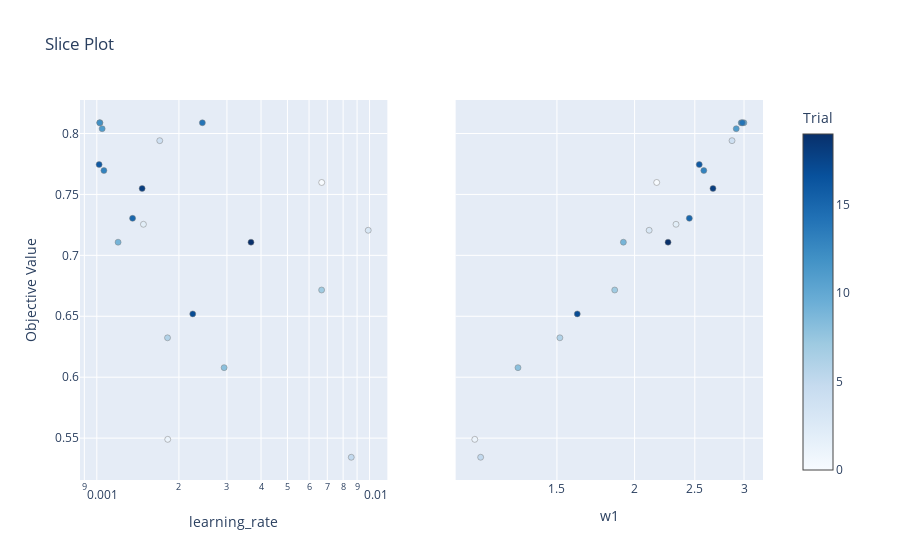

The code cell stored with this chart in its notebook:
### Code cell
optuna.visualization.plot_slice(study)

### Figure 1 — Plotly figure (JSON) as saved in the notebook; plotly's stock layout.template omitted (floating-point values rounded to 4 significant figures)
{"data": [{"marker": {"color": [0, 1, 2, 3, 4, 5, 6, 7, 8, 9, 10, 11, 12, 13, 14, 15, 16, 17, 18, 19], "colorbar": {"title": {"text": "Trial"}, "x": 1, "xpad": 40}, "colorscale": [[0, "rgb(247,251,255)"], [0.125, "rgb(222,235,247)"], [0.25, "rgb(198,219,239)"], [0.375, "rgb(158,202,225)"], [0.5, "rgb(107,174,214)"], [0.625, "rgb(66,146,198)"], [0.75, "rgb(33,113,181)"], [0.875, "rgb(8,81,156)"], [1, "rgb(8,48,107)"]], "line": {"color": "Grey", "width": 0.5}, "showscale": true}, "mode": "markers", "name": "Feasible Trial", "showlegend": false, "type": "scatter", "x": [0.006676, 0.00182, 0.001482, 0.009889, 0.001701, 0.008569, 0.001817, 0.006671, 0.00293, 0.001197, 0.001026, 0.001046, 0.001025, 0.001062, 0.002438, 0.001352, 0.00102, 0.002248, 0.001466, 0.003675], "xaxis": "x", "y": [0.7598, 0.549, 0.7255, 0.7206, 0.7941, 0.5343, 0.6324, 0.6716, 0.6078, 0.7108, 0.8088, 0.8039, 0.8088, 0.7696, 0.8088, 0.7304, 0.7745, 0.652, 0.7549, 0.7108], "yaxis": "y"}, {"marker": {"color": [0, 1, 2, 3, 4, 5, 6, 7, 8, 9, 10, 11, 12, 13, 14, 15, 16, 17, 18, 19], "colorbar": {"title": {"text": "Trial"}, "x": 1, "xpad": 40}, "colorscale": [[0, "rgb(247,251,255)"], [0.125, "rgb(222,235,247)"], [0.25, "rgb(198,219,239)"], [0.375, "rgb(158,202,225)"], [0.5, "rgb(107,174,214)"], [0.625, "rgb(66,146,198)"], [0.75, "rgb(33,113,181)"], [0.875, "rgb(8,81,156)"], [1, "rgb(8,48,107)"]], "line": {"color": "Grey", "width": 0.5}, "showscale": false}, "mode": "markers", "name": "Feasible Trial", "showlegend": false, "type": "scatter", "x": [2.171, 1.106, 2.332, 2.111, 2.87, 1.131, 1.516, 1.858, 1.298, 1.919, 2.998, 2.915, 2.969, 2.585, 2.981, 2.45, 2.542, 1.617, 2.674, 2.264], "xaxis": "x2", "y": [0.7598, 0.549, 0.7255, 0.7206, 0.7941, 0.5343, 0.6324, 0.6716, 0.6078, 0.7108, 0.8088, 0.8039, 0.8088, 0.7696, 0.8088, 0.7304, 0.7745, 0.652, 0.7549, 0.7108], "yaxis": "y2"}], "layout": {"title": {"text": "Slice Plot"}, "xaxis": {"anchor": "y", "domain": [0, 0.45], "title": {"text": "learning_rate"}, "type": "log"}, "xaxis2": {"anchor": "y2", "domain": [0.55, 1], "title": {"text": "w1"}, "type": "log"}, "yaxis": {"anchor": "x", "domain": [0, 1], "title": {"text": "Objective Value"}}, "yaxis2": {"anchor": "x2", "domain": [0, 1], "matches": "y", "showticklabels": false}}}
